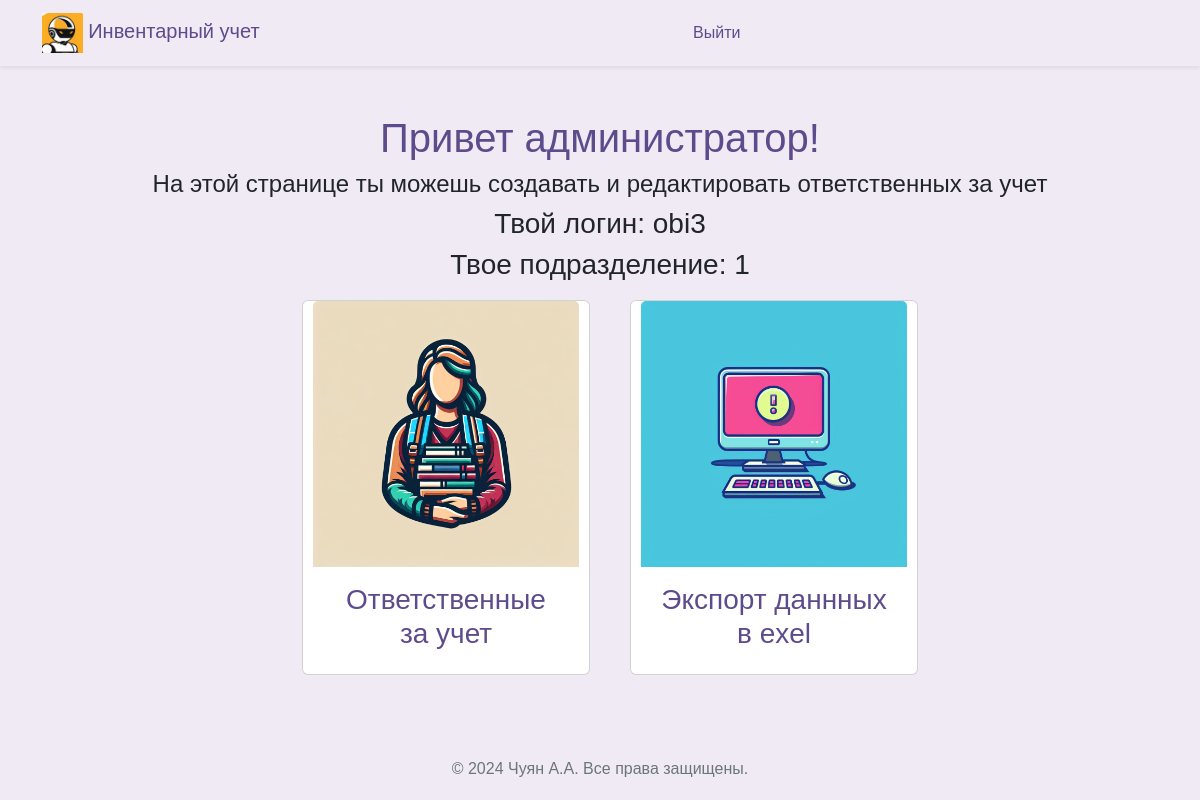
The page / (signed in) on the database as committed earlier.
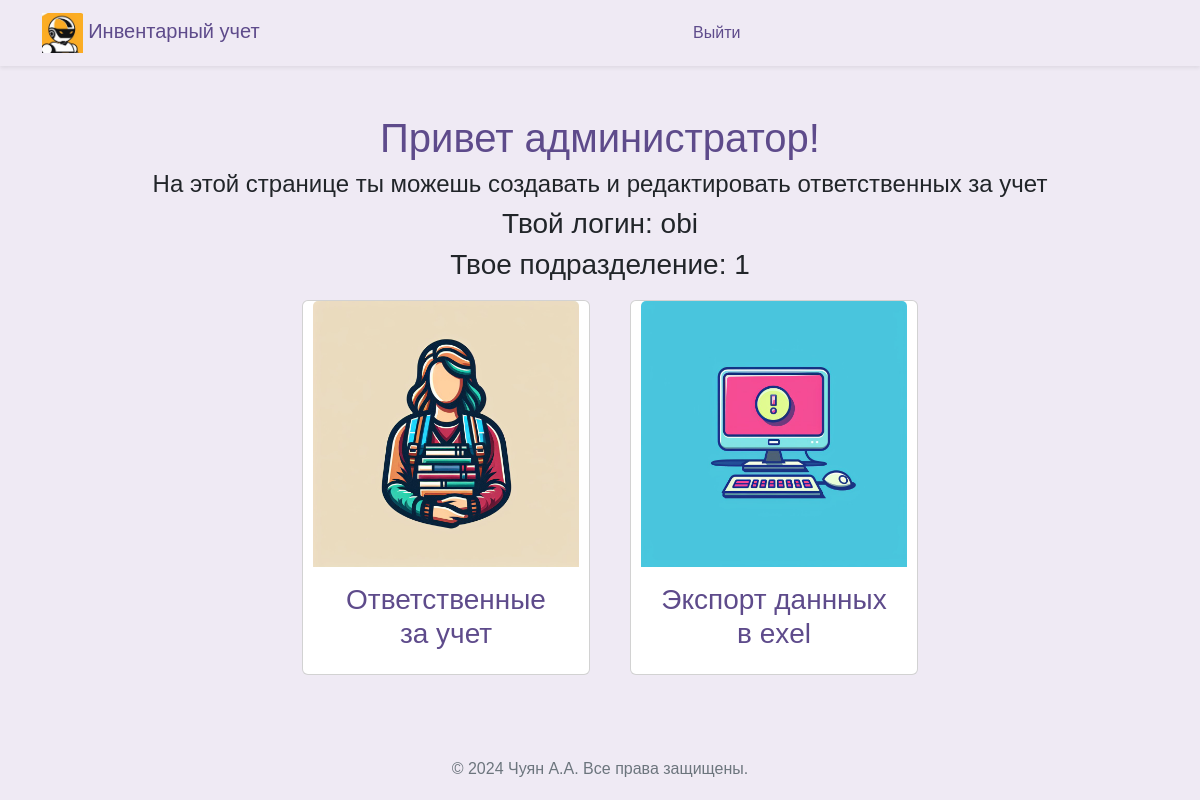
The same page on the database as committed later.
### src/database/models.py (models this page shows)
class Worker(Base):
    __tablename__ = "worker"
    id = Column(Integer, primary_key=True)
    role = Column(Enum(Role), default=Role.guest)
    fio = Column(String)
    name = Column(String, unique=True)
    password = Column(String)
    department = Column(String)
    position = Column(String)
    description = Column(String, default=None)
    conn_worker_arm = relationship(
        "Arm", back_populates="conn_arm_worker"
    )

### src/frontend/router.py (the view)
@router.get("/")
async def get_auth(
    request: Request,
    worker: Worker | None = Depends(get_correct_worker_frontend)
):
    if worker:
        log.debug(f"Debug --- get_correct_worker_frontend worker.name= {worker.name}")
        return templates.TemplateResponse("index.html", {"request": request, "worker": worker})
    else:
        return RedirectResponse(url="/auth", status_code=status.HTTP_301_MOVED_PERMANENTLY)

### src/frontend/template/index.html (shortened to what this page needs)
{% extends "base/base.html" %}
{% block content %}
<head>
</head>
{% if worker.role.value == 'admin' %}
<li class="nav-item {% if request_path == '/worker' %}active{% endif %}">
    <div class="row">
      <div class="col-12 text-center">
        <h1>Привет администратор!</h1>
        <h4>На этой странице ты можешь создавать и редактировать ответственных за учет</h1>
        <h3>Твой логин: {{ worker.name }}</h5>
        <h3>Твое подразделение: {{ worker.department }}</h5>
      </div>
    </div>
    <div class="d-flex justify-content-center">
      <div class="d-flex flex-wrap justify-content-around">
        <a class="nav-link" href="/workers_admin">
          <div class="card text-center" style="width: 18rem; margin: 10px;">
            <img src="../frontend/assets/img/workers.jpg" class="card-img-top" alt="...">
            <div class="card-body">
            <h3 class="card-title">Ответственные за учет</h3>
            </div>
        </a>
      </div>
      <div class="d-flex flex-wrap justify-content-around">
        <a class="nav-link" href="/arms">
          <div class="card text-center" style="width: 18rem; margin: 10px;">
            <img src="../frontend/assets/img/arm.jpg" class="card-img-top" alt="...">
            <div class="card-body">
            <h3 class="card-title">Экспорт даннных в exel</h3>
          </div>
        </a>
      </div>
    </div>
  </div>
{% endif %}
{% endblock %}

Rows that differ between the two databases and show on the page:
changed Worker: name "obi3" → "obi"
